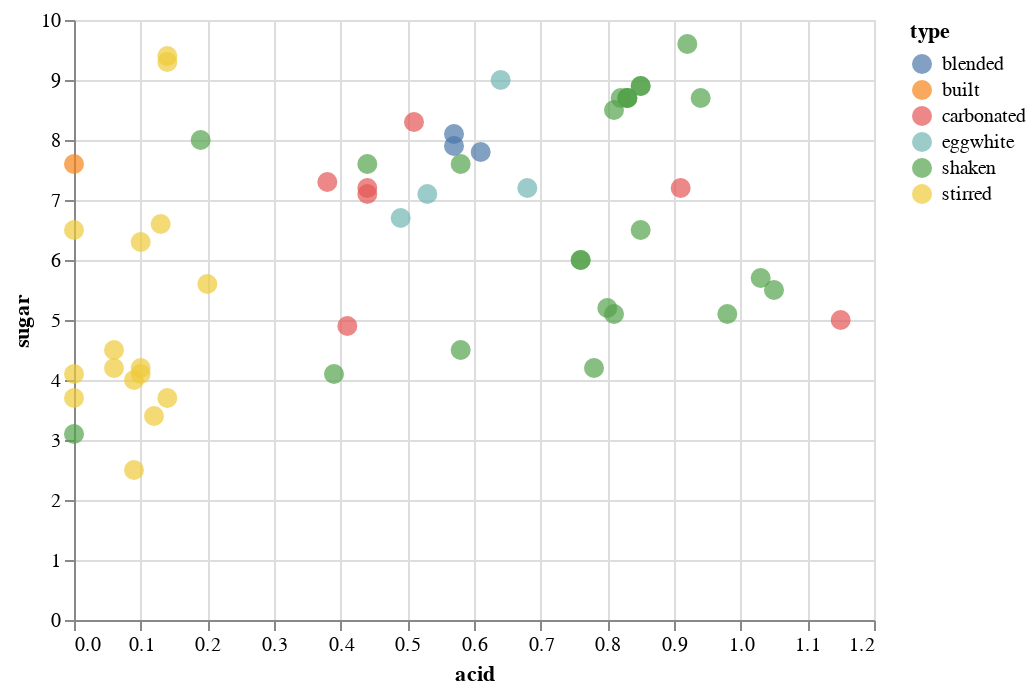

Notebook code cell kept with this figure:
### Code cell
alt.Chart(cocktails).mark_circle(size=100).encode(
    x='acid',
    y='sugar',
    color='type',
)

### Figure 1 — Vega-Lite specification as saved in the notebook (floating-point values rounded to 4 significant figures)
{"config": {"view": {"continuousWidth": 400, "continuousHeight": 300}}, "data": {"name": "data-eef8cdb9f814de562d6e0a7156484812"}, "mark": {"type": "circle", "size": 100}, "encoding": {"color": {"type": "nominal", "field": "type"}, "x": {"type": "quantitative", "field": "acid"}, "y": {"type": "quantitative", "field": "sugar"}}, "$schema": "https://vega.github.io/schema/vega-lite/v4.0.2.json", "datasets": {"data-eef8cdb9f814de562d6e0a7156484812": [{"name": "Pisco Sour", "abv": 12.1, "acid": 0.68, "sugar": 7.2, "type": "eggwhite", "index": 5, "instructions": "Dry shake, shake with ice, coupe. Add 3 drops of Anostura or Amargo Chuncho.", "ingredients": "2 oz pisco (40% abv)<br/>1 oz egg white<br/>3/4 oz lime juice<br/>3/4 oz simple syrup", "ncotw": "not yet"}, {"name": "Pink Lady", "abv": 12.4, "acid": 0.64, "sugar": 9.0, "type": "eggwhite", "index": 6, "instructions": "Dry shake, shake with ice, coupe.", "ingredients": "1 1/2 oz Plymouth gin<br/>1 oz egg white<br/>3/4 oz lemon juice<br/>1/2 oz Grenadine<br/>1/2 oz simple syrup<br/>1/2 oz Lairds Applejack Bottled in Bond", "ncotw": "not yet"}, {"name": "Clover Club", "abv": 13.6, "acid": 0.49, "sugar": 6.7, "type": "eggwhite", "index": 7, "instructions": "Dry shake, shake with ice, coupe. Garnish with a raspberry", "ingredients": "2 oz Plymouth gin<br/>1 oz egg white<br/>1/2 oz Dolin dry vermouth<br/>1/2 oz raspberry syrup<br/>1/2 oz lemon juice<br/>1 oz egg white", "ncotw": "<a href=\"https://www.reddit.com/r/cocktails/comments/1go8m1/not_cocktail_of_the_week_24_clover_club/\">#24</a>"}, {"name": "Whiskey Sour", "abv": 15.2, "acid": 0.53, "sugar": 7.1, "type": "eggwhite", "index": 8, "instructions": "Dry shake, shake with ice, coupe.", "ingredients": "2 oz rye (50% abv)<br/>3/4 oz simple syrup<br/>0.625 oz lemon juice<br/>2 drops saline solution<br/>1 oz egg white", "ncotw": "not yet"}, {"name": "Daiquiri with More Lime", "abv": 14.7, "acid": 0.94, "sugar": 8.7, "type": "shaken", "index": 9, "instructions": "Shake, coupe.", "ingredients": "2 oz white rum (40% abv)<br/>0.875 oz lime juice<br/>3/4 oz simple syrup", "ncotw": "<a href=\"https://www.reddit.com/r/cocktails/comments/1i0sbt/not_cocktail_of_the_week_27_daiquiri/\">#27</a>"}, {"name": "Honeysuckle", "abv": 15.0, "acid": 0.85, "sugar": 8.9, "type": "shaken", "index": 10, "instructions": "Shake, coupe. Garnish with lime wheel.", "ingredients": "2 oz white rum (40% abv)<br/>3/4 oz lime juice<br/>3/4 oz honey syrup", "ncotw": "<a href=\"https://www.reddit.com/r/cocktails/comments/1kd90i/not_cocktail_of_the_week_32_bees_knees/\">#32</a>"}, {"name": "Classic Daiquiri", "abv": 15.0, "acid": 0.85, "sugar": 8.9, "type": "shaken", "index": 11, "instructions": "Shake, coupe.", "ingredients": "2 oz white rum (40% abv)<br/>3/4 oz lime juice<br/>3/4 oz simple syrup", "ncotw": "<a href=\"https://www.reddit.com/r/cocktails/comments/1i0sbt/not_cocktail_of_the_week_27_daiquiri/\">#27</a>"}, {"name": "Blood and Sand", "abv": 15.6, "acid": 0.19, "sugar": 8.0, "type": "shaken", "index": 12, "instructions": "Shake, coupe. (Optionally flamed) orange twist.", "ingredients": "1 oz Scotch (43% abv)<br/>3/4 oz Cherry Herring<br/>3/4 oz sweet vermouth<br> 1/2 oz orange jucie", "ncotw": "<a href=\"https://www.reddit.com/r/cocktails/comments/1yds2e/not_cocktail_of_the_week_59_blood_and_sand/\">#59</a>"}, {"name": "Alexander", "abv": 16.4, "acid": 0.0, "sugar": 3.1, "type": "shaken", "index": 13, "instructions": "Shake, coupe. Grated nutmeg.", "ingredients": "2 oz Cognac (41% abv)<br/>1 oz heavy cream<br/>1/4 oz Demerara syrup", "ncotw": "not yet"}, {"name": "Hemingway Daiquiri", "abv": 16.5, "acid": 0.98, "sugar": 5.1, "type": "shaken", "index": 14, "instructions": "Shake, coupe. Garnish with lime wheel.", "ingredients": "2 oz white rum (40% abv)<br/>3/4 oz lime juice<br/>1/2 oz grapefruit juice<br/>1/2 oz Luxardo Maraschino<br/>2 drops saline solution", "ncotw": "<a href=\"https://www.reddit.com/r/cocktails/comments/1i0sbt/not_cocktail_of_the_week_27_daiquiri/\">#27</a>"}, {"name": "Brown Derby", "abv": 16.6, "acid": 0.44, "sugar": 7.6, "type": "shaken", "index": 15, "instructions": "Shake, coupe. Express and discard grapefruit twist.", "ingredients": "2 oz bourbon (45% abv)<br/>1 oz grapefruit juice<br/>1/2 oz honey syrup", "ncotw": "<a href=\"https://www.reddit.com/r/cocktails/comments/2a9ow3/not_cocktail_of_the_week_79_brown_derby/\">#79</a>"}, {"name": "Cosmopolitan (Modern/Bastardized)", "abv": 16.6, "acid": 1.05, "sugar": 5.5, "type": "shaken", "index": 16, "instructions": "Shake, coupe. Express and discard (optionally flamed) orange twist.", "ingredients": "1 1/2 oz Absolut Citron vodka<br/>3/4 oz Cointreau<br/>3/4 oz cranberry juice<br/>1/2 oz lime juice", "ncotw": "not yet"}, {"name": "Gold Rush", "abv": 17.2, "acid": 0.83, "sugar": 8.7, "type": "shaken", "index": 17, "instructions": "Shake, server over large rock.", "ingredients": "2 oz bourbon (47% abv)<br/>3/4 oz lemon juice<br/>3/4 oz honey syrup", "ncotw": "not yet"}, {"name": "Southside", "abv": 17.2, "acid": 0.83, "sugar": 8.7, "type": "shaken", "index": 18, "instructions": "Shake with handful mint, coupe. Garnish with mint.", "ingredients": "2 oz gin (47% abv)<br/>3/4 oz lemon juice<br/>3/4 oz simple syrup", "ncotw": "<a href=\"https://www.reddit.com/r/cocktails/comments/1jfrqi/not_cocktail_of_the_week_30_southside_and/\">#30</a>"}, {"name": "Bee's Knees", "abv": 17.2, "acid": 0.83, "sugar": 8.7, "type": "shaken", "index": 19, "instructions": "Shake, coupe. Garnish with lemon wheel.", "ingredients": "2 oz gin (47% abv)<br/>3/4 oz lemon juice<br/>3/4 oz honey syrup", "ncotw": "<a href=\"https://www.reddit.com/r/cocktails/comments/1kd90i/not_cocktail_of_the_week_32_bees_knees/\">#32</a>"}, {"name": "20th Century Cocktail", "abv": 17.3, "acid": 0.85, "sugar": 6.5, "type": "shaken", "index": 20, "instructions": "Shake, coupe.", "ingredients": "1 1/2 oz gin (47% abv)<br/>3/4 oz lemon juice<br/>3/4 oz white crme de cacao<br/>3/4 oz Lillet Blanc", "ncotw": "<a href=\"https://www.reddit.com/r/cocktails/comments/2377jm/not_cocktail_of_the_week_67_the_20th_century/\">#67</a>"}, {"name": "Fresh Lime Gimlet", "abv": 17.3, "acid": 0.82, "sugar": 8.7, "type": "shaken", "index": 21, "instructions": "Shake, coupe. Garnish with lime wheel.", "ingredients": "2 oz gin (47.4% abv)<br/>3/4 oz lime juice<br/>3/4 oz simple syrup", "ncotw": "<a href=\"https://www.reddit.com/r/cocktails/comments/28i1dn/not_cocktail_of_the_week_76_gimlet/\">#76</a>"}, {"name": "Corpse Reviver #2", "abv": 17.4, "acid": 1.03, "sugar": 5.7, "type": "shaken", "index": 22, "instructions": "Shake, coupe. Express and discard orange twist.", "ingredients": "3/4 oz lemon juice<br/>3/4 oz gin (47% abv)<br/>3/4 oz Cointreau<br/>3/4 oz Lillet Blanc", "ncotw": "<a href=\"https://www.reddit.com/r/cocktails/comments/1779xr/ncotw_3_corpse_reviver_2/\">#3</a>"}, {"name": "Jack Rose", "abv": 18.2, "acid": 0.81, "sugar": 8.5, "type": "shaken", "index": 23, "instructions": "Shake, coupe.", "ingredients": "2 oz apple brandy (50% abv)<br/>3/4 oz Grenadine<br/>3/4 oz lemon juice<br>1 dash Angostura bitters", "ncotw": "<a href=\"https://www.reddit.com/r/cocktails/comments/1bnysd/not_cocktail_of_the_week_13_jack_rose/\">#13</a>"}, {"name": "Margarita", "abv": 18.5, "acid": 0.76, "sugar": 6.0, "type": "shaken", "index": 24, "instructions": "Shake, coupe (optionally salted rim).", "ingredients": "2 oz blanco tequila (40% abv)<br/>3/4 oz lime juice<br/>3/4 oz Cointreau<br/>1/4 oz simple syrup<br/>5 drops saline solution", "ncotw": "not yet"}, {"name": "Aviation", "abv": 18.7, "acid": 0.81, "sugar": 5.1, "type": "shaken", "index": 25, "instructions": "Shake, coupe.", "ingredients": "2 oz Plymouth gin<br/>3/4 oz lemon juice<br/>1/2 oz Luxardo Maraschino<br/>1/4 oz crem de violette", "ncotw": "not yet"}, {"name": "Sidecar", "abv": 18.9, "acid": 0.76, "sugar": 6.0, "type": "shaken", "index": 26, "instructions": "Shake, coupe. Express and discard orange twist.", "ingredients": "2 oz Cognac (41% abv)<br/>3/4 oz Cointreau<br/>3/4 oz lemon juice<br/>1/4 oz simple syrup", "ncotw": "<a href=\"https://www.reddit.com/r/cocktails/comments/19cmfw/not_cocktail_of_the_week_8_sidecar/\">#8</a>"}, {"name": "Champs-Elysses", "abv": 19.7, "acid": 0.8, "sugar": 5.2, "type": "shaken", "index": 27, "instructions": "Shake, coupe. Express and discard lemon twist.", "ingredients": "2 oz Cognac (41% abv)<br/>3/4 oz lemon juice<br/>1/2 oz Green Chartreuse<br/>1/4 oz simple syrup<br/>1 dash Angostura bitters", "ncotw": "<a href=\"https://www.reddit.com/r/cocktails/comments/209moq/not_cocktail_of_the_week_62_champs_%C3%A9lys%C3%A9es/\">#62</a>"}, {"name": "Last Word", "abv": 20.0, "acid": 0.92, "sugar": 9.6, "type": "shaken", "index": 28, "instructions": "Shake, coupe.", "ingredients": "3/4 oz lime juice<br/>3/4 oz Green Chartreuse<br/>3/4 oz Luxardo Marschino<b4/>3/4 oz Plymouth gin<br/>2 drop saline", "ncotw": "<a href=\"https://www.reddit.com/r/cocktails/comments/14c11h/cocktail_of_the_week_1_last_word/\">COTW #1</a>"}, {"name": "Between the Sheets", "abv": 20.1, "acid": 0.58, "sugar": 4.5, "type": "shaken", "index": 29, "instructions": "Shake, coupe. Express and discard lemon twist.", "ingredients": "1 1/2 oz Cognac (41% abv)<br/>3/4 oz Curacao<br/>1/2 oz white rum (40% abv)<br/>1/2 oz lemon juice", "ncotw": "<a href=\"https://www.reddit.com/r/cocktails/comments/1xqbox/not_cocktail_of_the_week_58_between_the_sheets/\">#58</a>"}, {"name": "Brady Crusta", "abv": 20.2, "acid": 0.58, "sugar": 7.6, "type": "shaken", "index": 30, "instructions": "Shake, coupe (sugar-rimmed). Large lemon spiral.", "ingredients": "2 oz Cognac (41% abv)<br/>1/2 oz Curacao<br/>1/2 oz lemon juice<br/>1/4 oz Luxardo Maraschino", "ncotw": "not yet"}, {"name": "Pegu Club", "abv": 21.0, "acid": 0.78, "sugar": 4.2, "type": "shaken", "index": 31, "instructions": "Shake, coupe. Garnish with lime wheel.", "ingredients": "2 oz gin (47.3% abv)<br/>3/4 oz lime juice<br/>3/4 oz Curacao<br/>1 dash orange bitters<br/>1 dash Angostura bitters", "ncotw": "<a href=\"https://www.reddit.com/r/cocktails/comments/1c3psn/not_cocktail_of_the_week_14_pegu_club/\">#14</a>"}, {"name": "Blinker", "abv": 21.4, "acid": 0.39, "sugar": 4.1, "type": "shaken", "index": 32, "instructions": "Shake, coupe.", "ingredients": "2 oz rye (50% abv)<br/>3/4 oz grapefruit juice<br/>1 bsp raspberry syrup", "ncotw": "not yet"}, {"name": "Negroni", "abv": 20.7, "acid": 0.14, "sugar": 9.4, "type": "stirred", "index": 33, "instructions": "Stir. Coupe or over a large rock. Orange or grapefruit twist.", "ingredients": "1 oz sweet vermouth<br/>1 oz gin (47.3% abv)<br/>1 oz Campari", "ncotw": "<a href=\"https://www.reddit.com/r/cocktails/comments/1aoe1c/not_cocktail_of_the_week_11_negroni/\">#11</a>"}, {"name": "Blackthorn", "abv": 21.1, "acid": 0.1, "sugar": 6.3, "type": "stirred", "index": 34, "instructions": "Stir, coupe. Orange twist.", "ingredients": "1 1/2 oz Plymouth gin<br/>3/4 oz sweet vermouth<br/>3/4 oz sloe gin<br/>2 dashes orange bitters", "ncotw": "not yet"}, {"name": "Hanky Panky", "abv": 22.4, "acid": 0.2, "sugar": 5.6, "type": "stirred", "index": 35, "instructions": "Stir, coupe. Orange twist.", "ingredients": "1 1/2 oz sweet vermouth<br/>1 1/2 oz gin (47% abv)<br/>1 bsp Fernet Branca", "ncotw": "<a href=\"https://www.reddit.com/r/cocktails/comments/5c2njb/not_cocktail_of_the_week_123_hanky_panky/\">#123</a>"}, {"name": "Martinez", "abv": 22.5, "acid": 0.13, "sugar": 6.6, "type": "stirred", "index": 36, "instructions": "Stir, coupe. Lemon twist.", "ingredients": "2 oz Old Tom gin (40% abv)<br/>1 oz sweet vermouth<br/>1/4 oz Luxardo Maraschino<br/>1 dash Angostura bitters<br/>1 dash orange bitters", "ncotw": "<a href=\"https://www.reddit.com/r/cocktails/comments/1ck6v2/not_cocktail_of_the_week_15_martinez/\">#15</a>"}, {"name": "Manhatan (Boubon, 45% abv)", "abv": 24.6, "acid": 0.14, "sugar": 3.7, "type": "stirred", "index": 37, "instructions": "Stir, coupe. Orange twist or cherry.", "ingredients": "2 oz bourbon (45% abv)<br/>1 oz sweet vermouth<br/>2 dashes Angostura bitters", "ncotw": "<a href=\"https://www.reddit.com/r/cocktails/comments/16pciv/not_cocktail_of_the_week_2_the_manhattan/\">#2</a>"}, {"name": "Bobby Burns", "abv": 24.9, "acid": 0.1, "sugar": 4.2, "type": "stirred", "index": 38, "instructions": "Stir, coupe. Lemon twist.", "ingredients": "2 oz Scotch (43% abv)<br/>3/4 oz sweet vermouth<br/>1/4 oz Benedictine", "ncotw": "<a href=\"https://www.reddit.com/r/cocktails/comments/169jv7/cocktail_of_the_week_3_bobby_burns/\">#1</a>"}, {"name": "Rob Roy", "abv": 25.5, "acid": 0.09, "sugar": 2.5, "type": "stirred", "index": 39, "instructions": "Stir, coupe. Lemon twist.", "ingredients": "2.5 oz Scotch (43% abv)<br/>3/4 oz sweet vermouth<br/>2 dashes Angostura bitters", "ncotw": "<a href=\"https://www.reddit.com/r/cocktails/comments/2owdug/not_cocktail_of_the_week_101_rob_roy/\">#101</a>"}, {"name": "Old Pal", "abv": 25.6, "acid": 0.09, "sugar": 4.0, "type": "stirred", "index": 40, "instructions": "Stir, coupe.", "ingredients": "2 oz rye (50% abv)<br/>3/4 oz Campari<br/>3/4 oz dry vermouth", "ncotw": "<a href=\"https://www.reddit.com/r/cocktails/comments/2sfsns/not_cocktail_of_the_week_105_old_pal/\">#105</a>"}, {"name": "Vieux Carre", "abv": 25.9, "acid": 0.1, "sugar": 4.1, "type": "stirred", "index": 41, "instructions": "Stir, serve over large rock.", "ingredients": "1 oz rye (50% abv)<br/>1 oz Cognac (41% abv)<br/>3/4 oz sweet vermouth<br/>1/4 oz Benedictine<br/>1 dash Angostura bitters<br/>1 dash Peychaud's bitters", "ncotw": "<a href=\"https://www.reddit.com/r/cocktails/comments/1a8cs5/not_cocktail_of_the_week_10_vieux_carr%C3%A9/\">#10</a>"}, {"name": "Brooklyn", "abv": 26.3, "acid": 0.06, "sugar": 4.2, "type": "stirred", "index": 42, "instructions": "Stir, coupe. Garnish with cherry.", "ingredients": "2 oz rye (50% abv)<br/>1/2 oz Amer Picon<br/>1/2 oz dry vermouth<br/>1/4 oz Luxardo Maraschino<br/>1 dash Angostura bitters", "ncotw": "<a href=\"https://www.reddit.com/r/cocktails/comments/2ni3ba/not_cocktail_of_the_week_99_the_brooklyn/\">#99</a>"}, {"name": "Bijou", "abv": 27.1, "acid": 0.14, "sugar": 9.3, "type": "stirred", "index": 43, "instructions": "Stir, coupe. Lemon twist or cherry.", "ingredients": "1 oz gin (47.3% abv)<br/>1 oz sweet vermouth<br/>1 oz Green Chartreuse<br/>1 dash orange bitters", "ncotw": "<a href=\"https://www.reddit.com/r/cocktails/comments/2ypbjw/not_cocktail_of_the_week_109_bijou/\">#109</a>"}, {"name": "Manhatan (Rye, 50% abv)", "abv": 27.2, "acid": 0.12, "sugar": 3.4, "type": "stirred", "index": 44, "instructions": "Stir, coupe. Orange twist or cherry.", "ingredients": "2 oz rye (50% abv)<br/>0.875 oz sweet vermouth<br/>2 dashes Angostura bitters", "ncotw": "<a href=\"https://www.reddit.com/r/cocktails/comments/16pciv/not_cocktail_of_the_week_2_the_manhattan/\">#2</a>"}, {"name": "Rusty Nail", "abv": 28.8, "acid": 0.0, "sugar": 4.1, "type": "stirred", "index": 45, "instructions": "Stir, serve over large rock. Lemon peel.", "ingredients": "2 oz Scotch (43% abv)<br/>1/2 oz Drambuie", "ncotw": "not yet"}, {"name": "Improved Whiskey Cocktail", "abv": 29.3, "acid": 0.0, "sugar": 6.5, "type": "stirred", "index": 46, "instructions": "Stir, sever over large rock in absinthe-rinsed glass. Lemon twist.", "ingredients": "2 oz rye (50% abv)<br/>1/4 oz Luxardo Maraschino<br/>1/4 oz simple syrup<br/>2 dashes Angostura bitters", "ncotw": "<a href=\"https://www.reddit.com/r/cocktails/comments/1hkxy5/not_cocktail_of_the_week_26_improved_whiskey/\">#26</a>"}, {"name": "De La Louisiane", "abv": 29.3, "acid": 0.06, "sugar": 4.5, "type": "stirred", "index": 47, "instructions": "Stir, coupe. Garnish with cherry.", "ingredients": "2 oz rye (50% abv)<br/>1/2 oz Benedictine<br/>1/2 oz sweet vermouth<br/>3 dashes Peychaud's bitters<br/>3 dashes Angostura bitters<br/>3 dashes absinthe", "ncotw": "<a href=\"https://www.reddit.com/r/cocktails/comments/2tzik7/not_cocktail_of_the_week_106_cocktail_a_la/\">#106</a>"}, {"name": "Widow's Kiss", "abv": 32.3, "acid": 0.0, "sugar": 3.7, "type": "stirred", "index": 48, "instructions": "Stir, coupe.", "ingredients": "2 oz apple brandy (50% abv)<br/>1/4 oz Benedictine<br/>1/4 oz Yellow Chartreuse", "ncotw": "<a href=\"https://www.reddit.com/r/cocktails/comments/1toslc/not_cocktail_of_the_week_51_widows_kiss/\">#51</a>"}, {"name": "Old Fashioned", "abv": 32.1, "acid": 0.0, "sugar": 7.6, "type": "built", "index": 49, "instructions": "Build over large rock in old-fashioned glass. Orange twist.", "ingredients": "2 oz bourbon<br/>3/8 oz simple syrup<br/>2 dashes Angostura bitters", "ncotw": "<a href=\"https://www.reddit.com/r/cocktails/comments/1u7nb3/not_cocktail_of_the_week_52_oldfashioned/\">#52</a>"}, {"name": "Blender Daiquiri", "abv": 15.0, "acid": 0.57, "sugar": 8.1, "type": "blended", "index": 50, "instructions": "Blend with 120 g ice, strain, coupe.", "ingredients": "2 1/2 oz water<br/>2 1/4 oz sugard 80-proof rum<br/>1/2 oz lime juice<br/>4 drops saline solution", "ncotw": "not yet"}, {"name": "Blender Margarita", "abv": 17.2, "acid": 0.57, "sugar": 7.9, "type": "blended", "index": 51, "instructions": "Blend with 120 g ice, strain, coupe.", "ingredients": "2 1/2 oz water<br/>1 oz Cointreau<br/>3/4 oz white mezcal<br/>1/2 oz Yellow Chartreuse<br/>1/2 oz lime juice<br/>10 drops Hellfire bitters", "ncotw": "not yet"}, {"name": "Blender Whiskey Sour", "abv": 16.7, "acid": 0.61, "sugar": 7.8, "type": "blended", "index": 52, "instructions": "Blend with 120 g ice, strain, coupe.", "ingredients": "2 1/2 oz water<br/>2 oz sugared 100-proof rye<br/>1/2 oz lemon juice<br/>1/4 oz orange juice<br/>4 drops saline solution", "ncotw": "not yet"}, {"name": "Carbonated Margarita", "abv": 14.2, "acid": 0.44, "sugar": 7.1, "type": "carbonated", "index": 53, "instructions": "Chill, carbonate.", "ingredients": "2 1/2 oz water<br/>2 oz blanco tequila (40% abv)<br/>5/8 oz simple syrip<br/>3/8 oz clarified lime juice<br/>4 drops saline solution", "ncotw": "not yet"}, {"name": "Carbonated Whiskey Sour", "abv": 15.2, "acid": 0.44, "sugar": 7.2, "type": "carbonated", "index": 54, "instructions": "Chill, carbonate.", "ingredients": "5/8 oz water<br/>1 3/4 oz bourbon<br/>5/8 oz simple syrup<br/>3/8 oz clarified lime juice<br/>2 drops saline solution", "ncotw": "not yet"}, {"name": "Gin and Tonic (Dry)", "abv": 15.4, "acid": 0.41, "sugar": 4.9, "type": "carbonated", "index": 55, "instructions": "Chill, carbonate.", "ingredients": "7/8 oz water<br/>1 3/4 oz gin (47.3% abv)<br/>3/8 oz quinine simple syrup<br/>3/8 oz clarified lime juice<br/>2 drops saline solution", "ncotw": "not yet"}, {"name": "Carbonated Negroni", "abv": 16.0, "acid": 0.38, "sugar": 7.3, "type": "carbonated", "index": 56, "instructions": "Chill, carbonate. Express and discard grapefruit twist.", "ingredients": "2 1/4 oz water<br/>1 oz sweet vermouth<br/>1 oz gin  (47.3% abv)<br/>1 oz Campari<br/>1/4 oz clarified lime juice or champagne acid<br/>2 drops saline solution", "ncotw": "not yet"}, {"name": "Gin and Juice Centrifuge", "abv": 15.8, "acid": 0.91, "sugar": 7.2, "type": "carbonated", "index": 57, "instructions": "Chill, carbonate.", "ingredients": "1 6/8 oz centrifuge-clarified grapefruit juice<br/>1 6/8 oz gin<br/>1 3/8 oz water<br/>3/8 oz simple<br/>4 dashes champagne acid", "ncotw": "not yet"}, {"name": "Gin and Juice Agar", "abv": 16.9, "acid": 1.15, "sugar": 5.0, "type": "carbonated", "index": 58, "instructions": "Chill, carbonate.", "ingredients": "2 5/8 oz agar-clarified grapefruit juice<br/>2 oz gin<br/>7/8 oz water<br/>2 drops saline solution", "ncotw": "not yet"}, {"name": "Chartruth", "abv": 18.0, "acid": 0.51, "sugar": 8.3, "type": "carbonated", "index": 59, "instructions": "Chill, carbonate.", "ingredients": "3 1/4 oz water<br/>1 3/4 oz Green Chartreuse<br/>1/2 oz clarified lime juice", "ncotw": "not yet"}]}}
